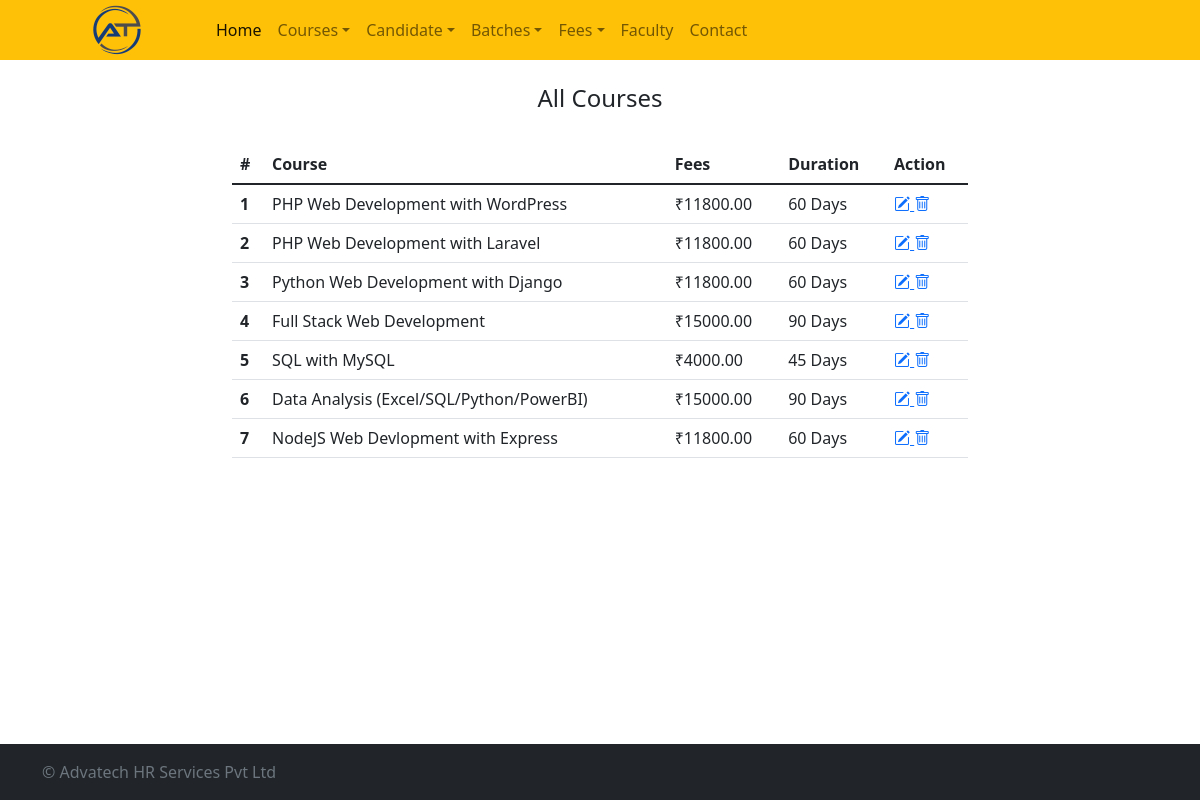
The page /all-course on the database as committed earlier.
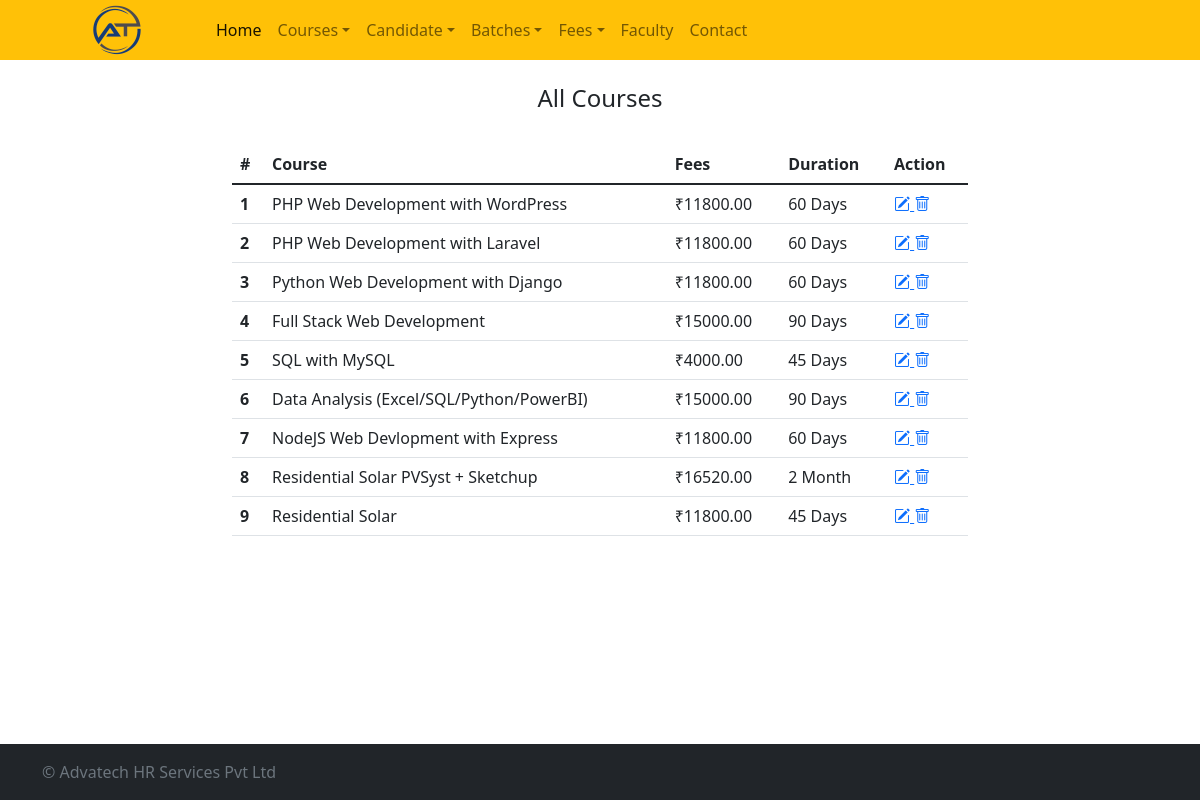
The same page on the database as committed later.
### crmapp/models.py (models this page shows)
class Course(models.Model):
    course_id = models.AutoField(primary_key=True)
    course_name = models.CharField(max_length=100)
    course_fee = models.DecimalField(max_digits=10, decimal_places=2)
    course_duration = models.CharField(max_length=100, default='')
    date_created = models.DateField()

### crmapp/views.py (the view)
# urls.py: path('all-course', views.all_course, name='all_course'),
def all_course(request):
	all_courses = Course.objects.all()
	context = {'courses': all_courses}
	return render(request,'all-course.html',context)

### templates/all-course.html (shortened to what this page needs)
{% extends 'base.html' %}
{% block content %}
<div class="row">
	<div class="col">
	</div>
    <div class="col-8">
		<div class="py-4 text-center">
	    	<h4>All Courses</h4>
	  	</div>
		<table class="table  table-hover">
		  <thead>
		    <tr>
		      <th scope="col">#</th>
		      <th scope="col">Course</th>
		      <th scope="col">Fees</th>
		      <th scope="col">Duration</th>
		      <th scope="col">Action</th>
		    </tr>
		  </thead>
		  <tbody>
		  	{% for course in courses %}
		    <tr>
				<th scope="row">{{ forloop.counter }}</th>
				<td>{{ course.course_name }}</td>
				<td>₹{{ course.course_fee }}</td>
				<td>{{ course.course_duration }}</td>
				<td>
				    <a href="{% url 'edit_course' course.course_id %}">
				        <i class="bi bi-pencil-square" title="Edit"></i>
				    </a>
				    <a onclick="return confirmDelete();" href="{% url 'delete_course' course.course_id %}">
				        <i class="bi bi-trash" title="Delete"></i>
				    </a>
				</td>
		    </tr>
		    {% endfor %}
		  </tbody>
		</table>
	</div>
	<div class="col">
	</div>
</div>
{% endblock %}

### templates/base.html (shortened to what this page needs)
{% load static %}
<html lang="en">
<head>
  <link href="{% static 'css/bootstrap.min.css' %}" rel="stylesheet">
  <link href="https://cdn.jsdelivr.net/npm/bootstrap-icons@1.10.0/font/bootstrap-icons.css" rel="stylesheet">
</head>
<body class="d-flex flex-column h-100">
  <main>
    {% block navigation %}
    <nav class="navbar navbar-expand-lg navbar-light bg-warning" aria-label="Eighth navbar example">
        <div class="container">
            <a class="navbar-brand" href="{% url 'home' %}">
                <img src="{% static 'logo.png' %}"/>
            </a>
            <div class="collapse navbar-collapse" id="navbarsExample07">
                <ul class="navbar-nav me-auto mb-2 mb-lg-0">
                <li class="nav-item">
                  <a class="nav-link active" aria-current="page" href="{% url 'dashboard' %}">Home</a>
                </li>
                <li class="nav-item dropdown">
                  <a class="nav-link dropdown-toggle" href="#" id="dropdown07" data-bs-toggle="dropdown" aria-expanded="false">Courses</a>
                </li>
                <li class="nav-item dropdown">
                  <a class="nav-link dropdown-toggle" href="#" id="dropdown09" data-bs-toggle="dropdown" aria-expanded="false">Candidate</a>
                </li>
                <li class="nav-item dropdown">
                  <a class="nav-link dropdown-toggle" href="#" id="dropdown08" data-bs-toggle="dropdown" aria-expanded="false">Batches</a>
                </li>
                <li class="nav-item dropdown">
                  <a class="nav-link dropdown-toggle" href="#" id="dropdown10" data-bs-toggle="dropdown" aria-expanded="false">Fees</a>
                </li>
                <li class="nav-item">
                  <a class="nav-link" aria-current="page" href="#">Faculty</a>
                </li>
                <li class="nav-item">
                  <a class="nav-link" aria-current="page" href="#">Contact</a>
                </li>
                </ul>
            </div>
        </div>
    </nav>
    {% endblock %}
    <div class="container">
        {% block content %}{% endblock %}
    </div>
</main>
<footer class="footer mt-auto py-3 bg-dark">
    {% block footer %}
      <div class="container">
        <span class="text-muted">&copy; Advatech HR Services Pvt Ltd</span>
      </div>
    {% endblock %}
</footer>
</body>
</html>

### templates/base.html (style rules this page uses)
.navbar { padding: 0px; position: sticky; top: 0; }

Rows that differ between the two databases and show on the page:
added Course: course_name "Residential Solar PVSyst + Sketchup", course_fee "16520.00", course_duration "2 Month"
added Course: course_name "Residential Solar", course_fee "11800.00", course_duration "45 Days"
